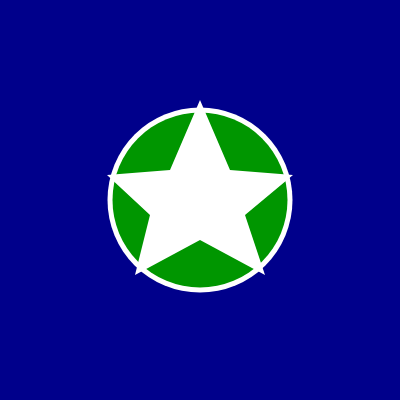
Frame 1 (no input)
Frame 60 (no input): identical to frame 1, image omitted
Frame 120 (the mouse pressed at the canvas centre since frame 60): identical to frame 1, image omitted

The p5.js sketch that drew this single still picture (run headless with seeded random() and noise() and a simulated clock; from frame 60 on, the mouse is pressed at the canvas centre):

// p5.js sketch
// ── sketch.js
function setup() {
  createCanvas(400, 400);
}


function draw() {
  
  background("#00008B");
  
  noStroke();
  fill("#FFFFFF")
  circle(200, 200, 185);

  fill(0, 150, 0);
  circle(200, 200, 175);
  
  fill("#FFFFFF")
  beginShape();
  vertex(200, 100); 
  vertex(230,170); 
  vertex(293,175); 
  vertex(245, 215);
  vertex(265, 275);
    vertex(200, 240); 
  vertex(135, 275);
  vertex(150, 215);
  vertex(107,175);
  vertex(170,170); 
  endShape();


  
}
